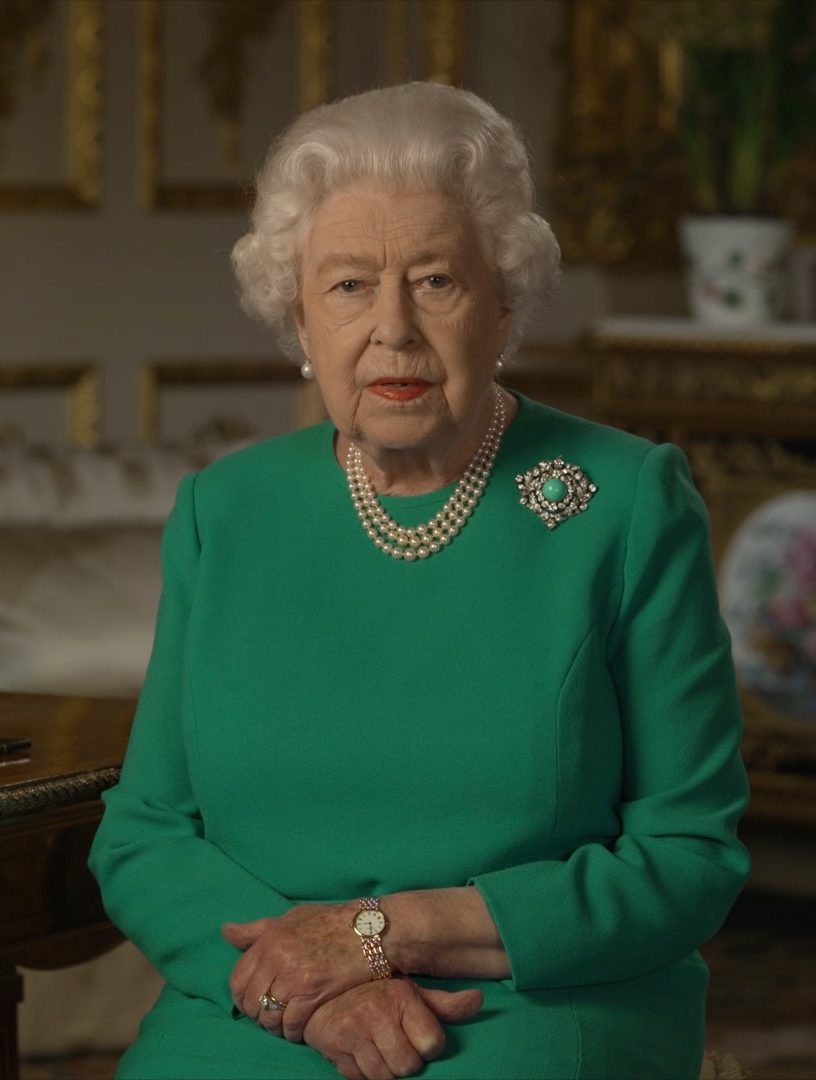
#> input picture queen_dress.jpg, 816 x 1080 px
$ python zad1.py
#> lines starting #> are read from the running program, lines starting #| are printed output that depends on the picture; after the words box and inside, x2 and y2 are one past the last pixel; in counts of white or black regions, pixels touching at a corner belong together; pictures that were not available may be replaced by others from this repository, and a replacement may not be noted
#> further down, imgQueen is the input picture: shape (1080, 816, 3); mean R, G, B 54.7, 69.8, 50.1
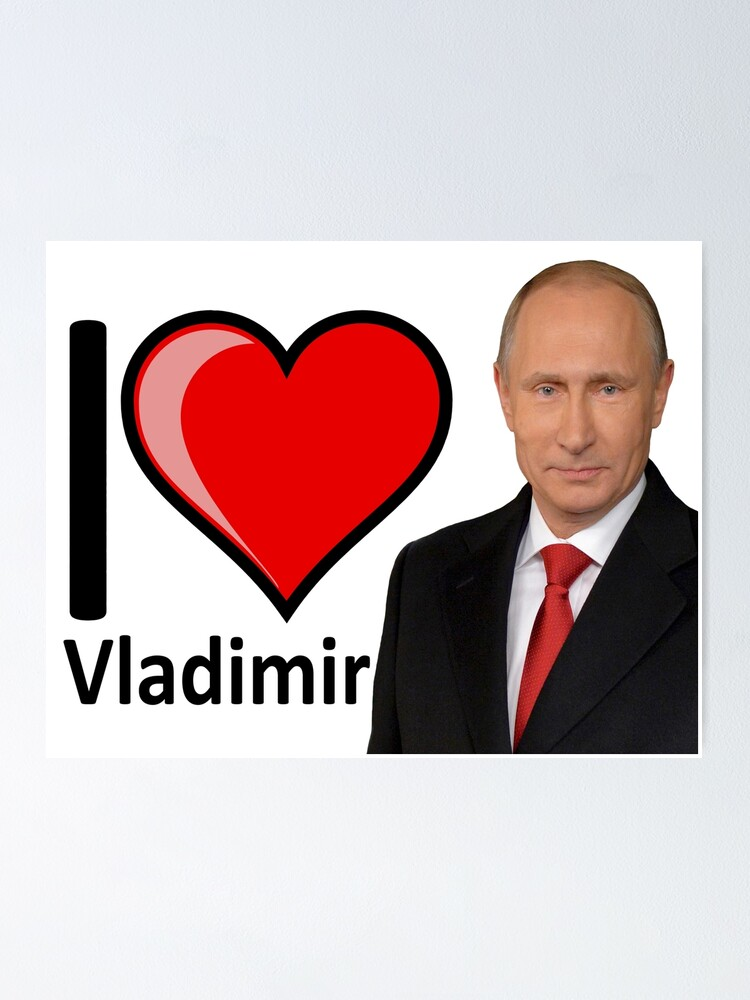
#> input picture putin.jpg, 750 x 1000 px, given in place of jazavicar1.jpg, which was not available
#> further down, rgbImg is the input picture: shape (1000, 750, 3); mean R, G, B 205.4, 188, 189.1
#> `imgYUV = color.rgb2yuv(rgbImg)`: imgYUV: shape (1000, 750, 3) float64; mean of channels 0, 1, 2 0.758, -0.00814, 0.0416
# -*- coding: utf-8 -*-
"""
Spyder Editor

This is a temporary script file.
"""

from pylab import *

import matplotlib.pyplot as plt
import skimage
from skimage import color
from skimage import exposure
from skimage import filters
from skimage import io
from pylab import *
import imageio
from scipy import ndimage

from ipywidgets import interact, interactive, fixed, interact_manual
import ipywidgets as widgets

import numpy as np

def dressQueen(rgbQueen: np.array, yuvImg: np.array) -> np.array:
    imgQueenHSV = color.rgb2hsv(rgbQueen)
#> imgQueenHSV: shape (1080, 816, 3) float64; mean of channels 0, 1, 2 0.23, 0.573, 0.309
    # imgHSV = color.rgb2hsv(rgbImg)
    mask = (imgQueenHSV[:,:,0]>0.25) & (imgQueenHSV[:,:,0]<0.5) & (imgQueenHSV[:,:,1]>=0.4*np.max(imgQueenHSV[:,:,1]))
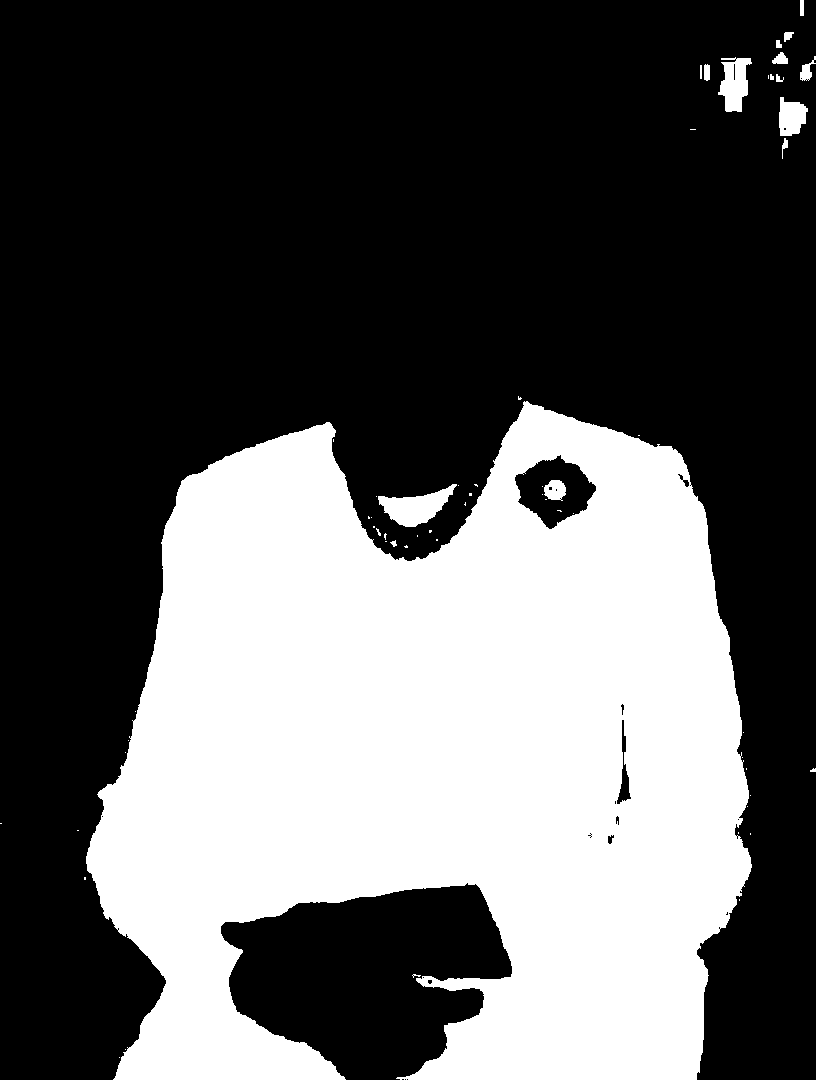
#> mask: shape (1080, 816) bool; 36.5% white; 59 white regions (43 under 20 px), largest, box (x1, y1, x2, y2) and area: (86, 401, 752, 1080) 316772, (378, 484, 457, 527) 1660, (718, 57, 752, 112) 1194

    mask = mask*1.#imgQueenHSV[:,:,1]
    mask_gauss = filters.gaussian(mask, sigma=20, truncate=0.25)

    mask1 = mask_gauss>0.7
#> mask1: shape (1080, 816) bool; 35.6% white; 8 white regions (1 under 20 px), largest, box (x1, y1, x2, y2) and area: (88, 405, 749, 1080) 310365, (382, 489, 450, 525) 1254, (722, 60, 747, 109) 865
    print(np.sum(mask1))
#| 313330
    if np.sum(mask1)<10000:
        return rgbQueen

    imgQueenYUV = color.rgb2yuv(rgbQueen)
#> imgQueenYUV: shape (1080, 816, 3) float64; mean of channels 0, 1, 2 0.247, -0.025, -0.0287
    yComp = imgQueenYUV[:,:,0]/np.max(imgQueenYUV[:,:,0])
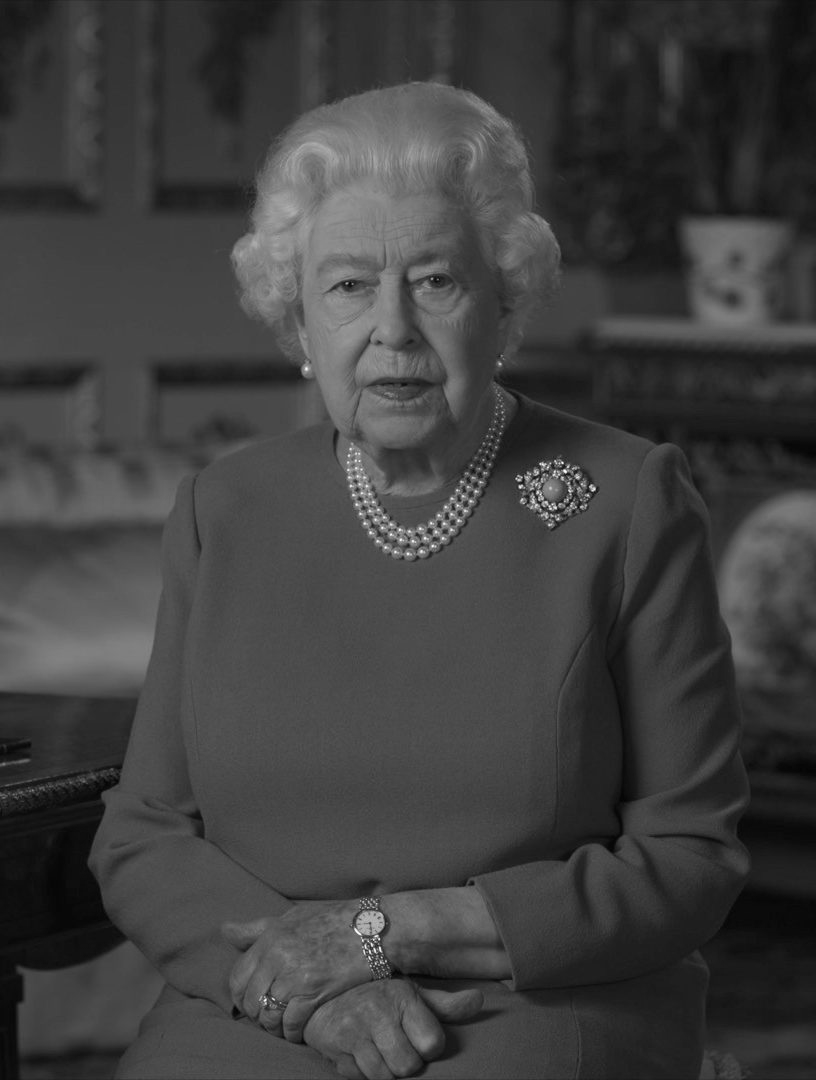
#> yComp: shape (1080, 816) float64; min 0.013, max 1, mean 0.25
    size1 = rgbQueen.shape
#> size1 = (1080, 816, 3)

    newY = imgYUV[0:size1[0],0:size1[1],0]

    newU = imgYUV[0:size1[0],0:size1[1],1]
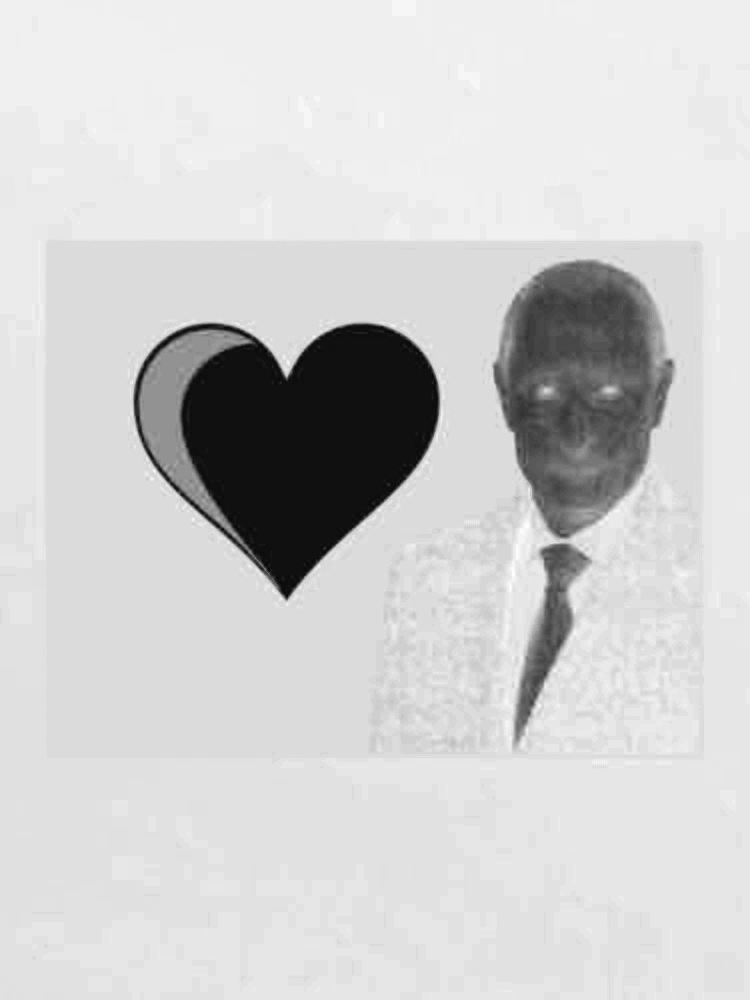
#> newU: shape (1000, 750) float64; min -0.144, max 0.0234, mean -0.00814; drawn with min black and max white

    newV = imgYUV[0:size1[0],0:size1[1],2]
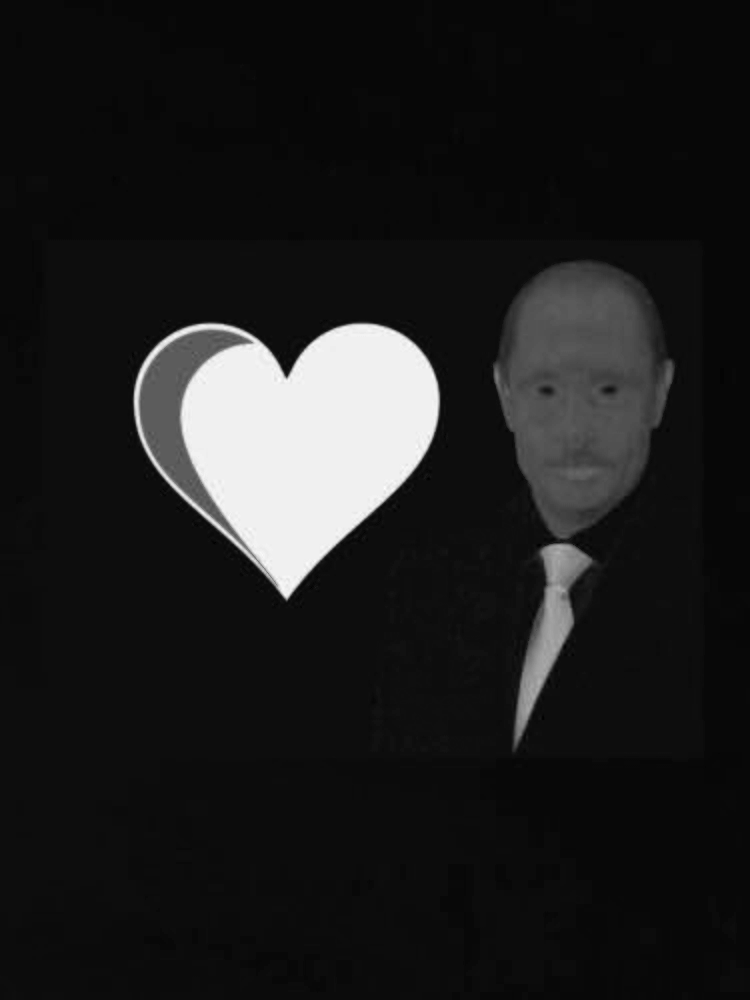
#> newV: shape (1000, 750) float64; min -0.0326, max 0.591, mean 0.0416; drawn with min black and max white

    # print(np.sum(mask1))
#> (the run stopped early here; a loop or call above may not have finished)
